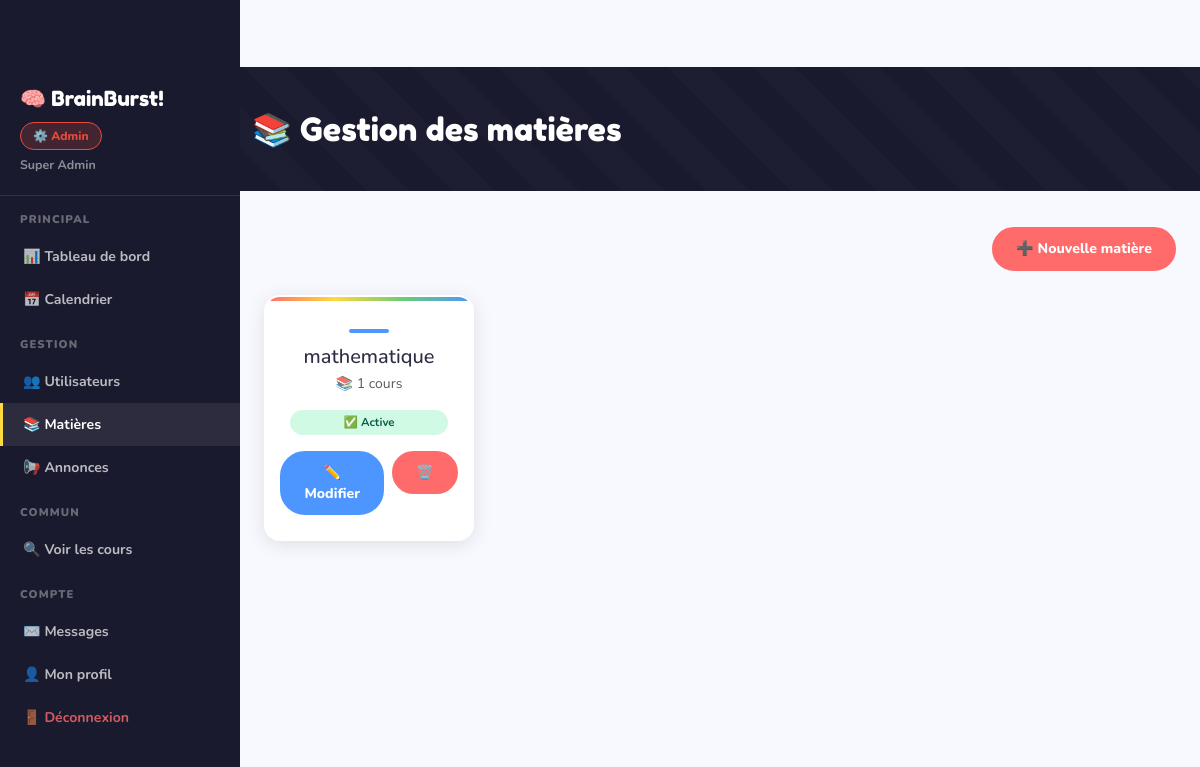
The page /admin/matieres (signed in) on the database its author committed.
### app.py (models this page shows)
class User(UserMixin, db.Model):
    id            = db.Column(db.Integer, primary_key=True)
    nom           = db.Column(db.String(100), nullable=False)
    prenom        = db.Column(db.String(100), nullable=False)
    email         = db.Column(db.String(150), unique=True, nullable=False)
    password      = db.Column(db.String(200), nullable=False)
    role          = db.Column(db.String(20),  default='eleve')  # admin | enseignant | eleve
    actif         = db.Column(db.Boolean,     default=True)
    bio           = db.Column(db.Text,        default='')
    date_creation = db.Column(db.DateTime,    default=datetime.utcnow)
    groupe_id     = db.Column(db.Integer, db.ForeignKey('groupe.id'), nullable=True)
    cours_crees  = db.relationship('Cours',       backref='enseignant', lazy=True)
    inscriptions = db.relationship('Inscription', backref='eleve',      lazy=True)
    travaux_rendus = db.relationship('TravauxRendu', backref='eleve',   lazy=True)
    msg_envoyes  = db.relationship('Message', foreign_keys='Message.expediteur_id',   backref='expediteur',   lazy=True)
    msg_recus    = db.relationship('Message', foreign_keys='Message.destinataire_id', backref='destinataire', lazy=True)

class Matiere(db.Model):
    id          = db.Column(db.Integer, primary_key=True)
    nom         = db.Column(db.String(100), nullable=False, unique=True)
    description = db.Column(db.Text)
    couleur     = db.Column(db.String(20), default='#4D96FF')
    icone       = db.Column(db.String(10), default='📚')
    actif       = db.Column(db.Boolean, default=True)
    date_creation = db.Column(db.DateTime, default=datetime.utcnow)
    cours = db.relationship('Cours', backref='matiere', lazy=True)

### app.py (the view)
@app.route('/admin/matieres')
@login_required
def admin_matieres():
    if not require_role('admin'): return redirect(url_for('dashboard'))
    matieres = Matiere.query.order_by(Matiere.nom).all()
    return render_template('admin/admin_matieres.html', matieres=matieres)

### app.py (called while the page is built)
@login_manager.user_loader
def load_user(uid): return User.query.get(int(uid))

def require_role(*roles):
    if current_user.role not in roles:
        flash('Accès non autorisé.', 'danger')
        return False
    return True

@app.context_processor
def inject_globals():
    return {'now': datetime.utcnow, 'current_year': datetime.utcnow().year}

### templates/admin/admin_matieres.html (shortened to what this page needs)
{% extends "base.html" %}
{% block content %}
<div class="page-header">
  <div class="container">
    <h2>📚 Gestion des matières</h2>
  </div>
</div>
<div class="container-fluid px-4 pb-5">
  <div class="d-flex justify-content-end mb-4">
    <a href="{{ url_for('admin_matiere_creer') }}" class="btn btn-fun btn-coral fw-800">➕ Nouvelle matière</a>
  </div>
  <div class="row g-4">
    {% for m in matieres %}
    <div class="col-md-3 col-sm-6">
      <div class="card-fun p-4 text-center">
        <div style="width:40px;height:4px;border-radius:2px;background:{{ m.couleur }};margin:0 auto 12px"></div>
        <h5 class="fw-800 mb-1">{{ m.nom }}</h5>
        <div class="text-muted small fw-600 mb-3">📚 {{ m.cours|length }} cours</div>
        <span class="badge-fun {{ 'badge-publie' if m.actif else 'badge-brouillon' }} mb-3 d-block">{{ '✅ Active' if m.actif else '🚫 Inactive' }}</span>
        <div class="d-flex gap-2 justify-content-center">
          <a href="{{ url_for('admin_matiere_editer', mid=m.id) }}" class="btn btn-fun btn-sky btn-sm">✏️ Modifier</a>
          <form method="POST" action="{{ url_for('admin_matiere_supprimer', mid=m.id) }}" onsubmit="return confirm('Supprimer cette matière ?')">
            <button type="submit" class="btn btn-fun btn-coral btn-sm">🗑️</button>
          </form>
        </div>
      </div>
    </div>
    {% else %}
    <div class="col-12 text-center py-5">
      <div style="font-size:4rem;margin-bottom:12px">📭</div>
      <h5 class="fw-800 mb-2">Aucune matière créée</h5>
      <a href="{{ url_for('admin_matiere_creer') }}" class="btn btn-fun btn-coral mt-2">➕ Créer la première matière</a>
    </div>
    {% endfor %}
  </div>
</div>
{% endblock %}

### templates/base.html (shortened to what this page needs)
<!DOCTYPE html>
<html lang="fr">
<head>
<link href="https://cdnjs.cloudflare.com/ajax/libs/bootstrap/5.3.0/css/bootstrap.min.css" rel="stylesheet">
<link href="https://cdnjs.cloudflare.com/ajax/libs/font-awesome/6.4.0/css/all.min.css" rel="stylesheet">
</head>
<body>
{% if current_user.is_authenticated %}
<div class="side-nav">
  <div style="padding:16px 20px 20px;border-bottom:1px solid rgba(255,255,255,.1)">
    <div style="font-family:'Fredoka One',cursive;color:white;font-size:1.3rem">🧠 BrainBurst!</div>
    <div class="mt-2">
      <span class="role-badge role-{{ current_user.role }}">
        {{ '⚙️ Admin' if current_user.role=='admin' else '👨‍🏫 Enseignant' if current_user.role=='enseignant' else '🎓 Élève' }}
      </span>
    </div>
    <div style="color:rgba(255,255,255,.5);font-size:.78rem;font-weight:700;margin-top:6px">
      {{ current_user.prenom }} {{ current_user.nom }}
    </div>
  </div>
  {% if current_user.role == 'admin' %}
  <div class="nav-section">Principal</div>
  <a href="{{ url_for('admin_dashboard') }}" class="{{ 'active' if request.endpoint=='admin_dashboard' }}">📊 Tableau de bord</a>
  <a href="{{ url_for('admin_calendrier') }}" class="{{ 'active' if request.endpoint=='admin_calendrier' }}">📅 Calendrier</a>
  <div class="nav-section">Gestion</div>
  <a href="{{ url_for('admin_users') }}" class="{{ 'active' if request.endpoint in ['admin_users','admin_user_creer','admin_user_editer'] }}">👥 Utilisateurs</a>
  <a href="{{ url_for('admin_matieres') }}" class="{{ 'active' if request.endpoint in ['admin_matieres','admin_matiere_creer','admin_matiere_editer'] }}">📚 Matières</a>
  <a href="{{ url_for('admin_annonces') }}" class="{{ 'active' if request.endpoint=='admin_annonces' }}">📢 Annonces</a>
  <div class="nav-section">Commun</div>
  <a href="{{ url_for('liste_cours') }}">🔍 Voir les cours</a>
  {% endif %}
  <div class="nav-section">Compte</div>
  <a href="{{ url_for('messages') }}">✉️ Messages</a>
  <a href="{{ url_for('profil') }}">👤 Mon profil</a>
  <a href="{{ url_for('logout') }}" style="color:rgba(255,107,107,.8)!important">🚪 Déconnexion</a>
</div>
<div class="main-content">
{% endif %}
{% block content %}{% endblock %}
</div>
</body>
</html>

### templates/base.html (style rules this page uses)
:root { --sun:#FFD93D; --coral:#FF6B6B; --mint:#6BCB77; --sky:#4D96FF; --violet:#C77DFF; --peach:#FFB347; --dark:#1A1A2E; --ink:#2D2D44; --paper:#FFFDF7; --light:#F7F9FF; --admin:#e74c3c; --teacher:#2ecc71; --student:#3498db; --shadow:0 4px 20px rgba(0,0,0,.1); --radius:16px; --radius-sm:10px; }
* { box-sizing:border-box }
body { font-family:'Nunito',sans-serif;background:var(--light);color:var(--ink);overflow-x:hidden;padding-top:67px }
.role-badge { display:inline-flex;align-items:center;gap:5px;padding:4px 12px;border-radius:20px; font-size:.75rem;font-weight:800 }
.role-admin { background:rgba(231,76,60,.2);color:#e74c3c;border:1px solid #e74c3c }
.page-header { background:var(--dark);padding:44px 0 34px;margin-bottom:36px;position:relative;overflow:hidden }
.page-header::before { content:'';position:absolute;inset:0; background:repeating-linear-gradient(45deg,transparent,transparent 30px,rgba(255,255,255,.015) 30px,rgba(255,255,255,.015) 60px) }
.page-header h2 { font-family:'Fredoka One',cursive;font-size:2rem;color:white;position:relative }
.card-fun { background:white;border:2px solid transparent;border-radius:var(--radius); box-shadow:var(--shadow);transition:all .25s;position:relative;overflow:hidden }
.card-fun::before { content:'';position:absolute;top:0;left:0;right:0;height:4px; background:linear-gradient(90deg,var(--coral),var(--sun),var(--mint),var(--sky)) }
.btn-fun { font-weight:800;border-radius:25px;padding:9px 22px;border:2.5px solid transparent; transition:all .2s;font-size:.88rem }
.btn-coral { background:var(--coral);color:white;border-color:var(--coral) }
.btn-sky { background:var(--sky);color:white;border-color:var(--sky) }
.badge-fun { border-radius:20px;font-weight:700;font-size:.72rem;padding:4px 11px;display:inline-block }
.badge-publie { background:#d1fae5;color:#065f46 }
.side-nav { background:var(--dark); width:240px; position:fixed; top:0;left:0;bottom:0; z-index:999; overflow-y:auto; padding-top:67px; }
.side-nav a { display:flex;align-items:center;gap:10px; padding:11px 20px; color:rgba(255,255,255,.7); font-weight:700;font-size:.88rem; text-decoration:none; transition:all .2s; border-left:3px solid transparent; }
.side-nav a:hover,.side-nav a.active { color:white;background:rgba(255,255,255,.08);border-left-color:var(--sun) }
.side-nav .nav-section { padding:16px 20px 6px; font-size:.7rem;font-weight:900; text-transform:uppercase;letter-spacing:.1em; color:rgba(255,255,255,.35) }
.main-content { margin-left:240px; min-height:100vh; width:calc(100% - 240px); float:left; }
body { overflow-x:hidden }

### rows shown on the page
User: role "⚙️ Admin", prenom "Super", nom "Admin"
Matiere: nom "mathematique", cours|length "1", actif "✅ Active"
